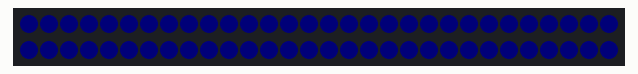
This sketch was run on a simulated Arduino Uno, built with avr-gcc and run on an emulated ATmega328P. On the bench: 60 RGB LEDs in strip order, left to right, continuing on the next row. Dim RGB values are drawn brighter than linear; random numbers use the default seed unless the sketch sets one; what the sketch prints to the serial monitor is not drawn.

Above: at 2.0 s.
At 7.51 s:
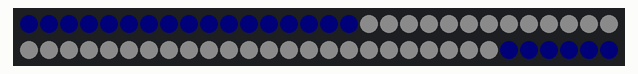
At 8.95 s:
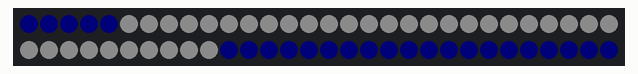
At 15.64 s:
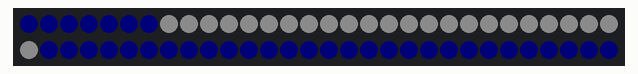
At 18.43 s:
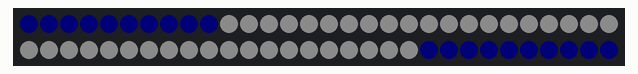
At 34.94 s:
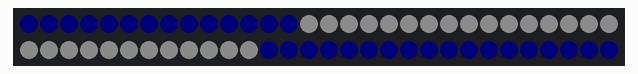

Measured:
- what the display in image 0 shows lasts 5.5 s, from 1.9 s to 7.4 s

The sketch:

flash.ino
```cpp
//***************************************************************
// This version of lightning strikes was inspired by Stuart
// Taylor's code from:
// https://gist.github.com/hsiboy/851404307232801cb79e
//
// This DOES use delay so you can't run other stuff with this
// at the some time.  It could be converted to using variable
// EVERY_N timers, but I mostly just wanted to see what this
// looked like with my modifications first so didn't take the
// time to convert yet. Seems like this has good potential,
// but I have not looked around for other lightning strike
// code which might give an even better visual effect.
//
// This was only tested on a small 32 pixel strip. I have
// no idea how it would look on a really long strip.
//
// NOTE: This potentially flashes lots of pixels at full White,
// so make sure your power supply can handle the needed Amps,
// and/or set the max brightness appropriately.
//
// Marc Miller, Sept 2021
//***************************************************************


#include "FastLED.h"
#define DATA_PIN    5
#define CLOCK_PIN   13
#define LED_TYPE    WS2812
#define COLOR_ORDER GRB
#define NUM_LEDS    60
#define BRIGHTNESS  255
CRGB leds[NUM_LEDS];

#define MAX_FLASHES 8  // minimum is 4
#define FREQUENCY 6 // delay between strikes (increase for longer time)
uint8_t dimmer, percent;
uint8_t flashStart, flashEnd, flashNum;
CRGB bg_color = CHSV(175, 180, 16);


//---------------------------------------------------------------
void setup() {
  Serial.begin(115200);  // Allows serial monitor output
  delay(1500); // startup delay
  FastLED.addLeds<LED_TYPE,DATA_PIN,COLOR_ORDER>(leds, NUM_LEDS).setCorrection(TypicalLEDStrip);
  FastLED.setBrightness(BRIGHTNESS);
  FastLED.clear();
  FastLED.show();
  Serial.println("\nSetup done. \n");
}


// The first "flash" in a bolt of lightning is the "leader." The leader
// is usually duller and has a longer delay until the next flash. Subsequent
// flashes, the "strokes," are brighter and happen at shorter intervals.


//---------------------------------------------------------------
void loop() {

  uint8_t numFlashes = random8(3,MAX_FLASHES);
  for (uint8_t flashCounter = 0; flashCounter < numFlashes; flashCounter++) {

    if (flashCounter == 0) {
      dimmer = 5;  // the brightness of the leader is scaled down by a factor of 5
      flashStart = random8(0,NUM_LEDS/3);
      flashEnd = random8(NUM_LEDS/3, NUM_LEDS);
      flashNum = flashEnd - flashStart;
    } else if (flashCounter == 1) {
      dimmer = random8(2,4);  // return strokes are brighter than the leader
      flashStart = random8(0,NUM_LEDS/2);
      flashEnd = random8(NUM_LEDS - (NUM_LEDS/3), NUM_LEDS);
      flashNum = flashEnd - flashStart;
    } else {
      dimmer = random8(1,3);  // return strokes are brighter yet
      flashStart = random8(0,NUM_LEDS/3);
      flashEnd = random8(NUM_LEDS - (NUM_LEDS/4), NUM_LEDS);
      flashNum = flashEnd - flashStart;
    }

    fill_solid(leds, NUM_LEDS, bg_color);  // solid bg color
    fill_solid(leds+flashStart, flashNum - 1, CHSV(0,0,255/dimmer));
    FastLED.show();
    delay(random8(4,10));  // each flash only lasts 4-10 milliseconds
    FastLED.showColor(bg_color);  // "clear" flash before continuing

    // break up the last two flashs a bit
    if (flashCounter == numFlashes - 2) {
      for (uint8_t i = 0; i < NUM_LEDS; i++) {
        percent = random8(100);
        if (percent < 45) {
          leds[i] = bg_color;
        }
      }
    }
    if (flashCounter == numFlashes - 1) {
      for (uint8_t i = 0; i < NUM_LEDS; i++) {
        percent = random8(100);
        if (percent < 25) {
          leds[i] = bg_color;
        }
      }
    }
    FastLED.show();

    if (flashCounter == 0) { delay(random8(70,120)); }  // longer delay until next flash after the leader
    delay(40+random8(80));  // shorter delay between strikes
  }

  FastLED.showColor(bg_color);  // "clear" last flash

  delay(random16(1000 + (FREQUENCY * 1000)));  // delay between strikes

}
```
